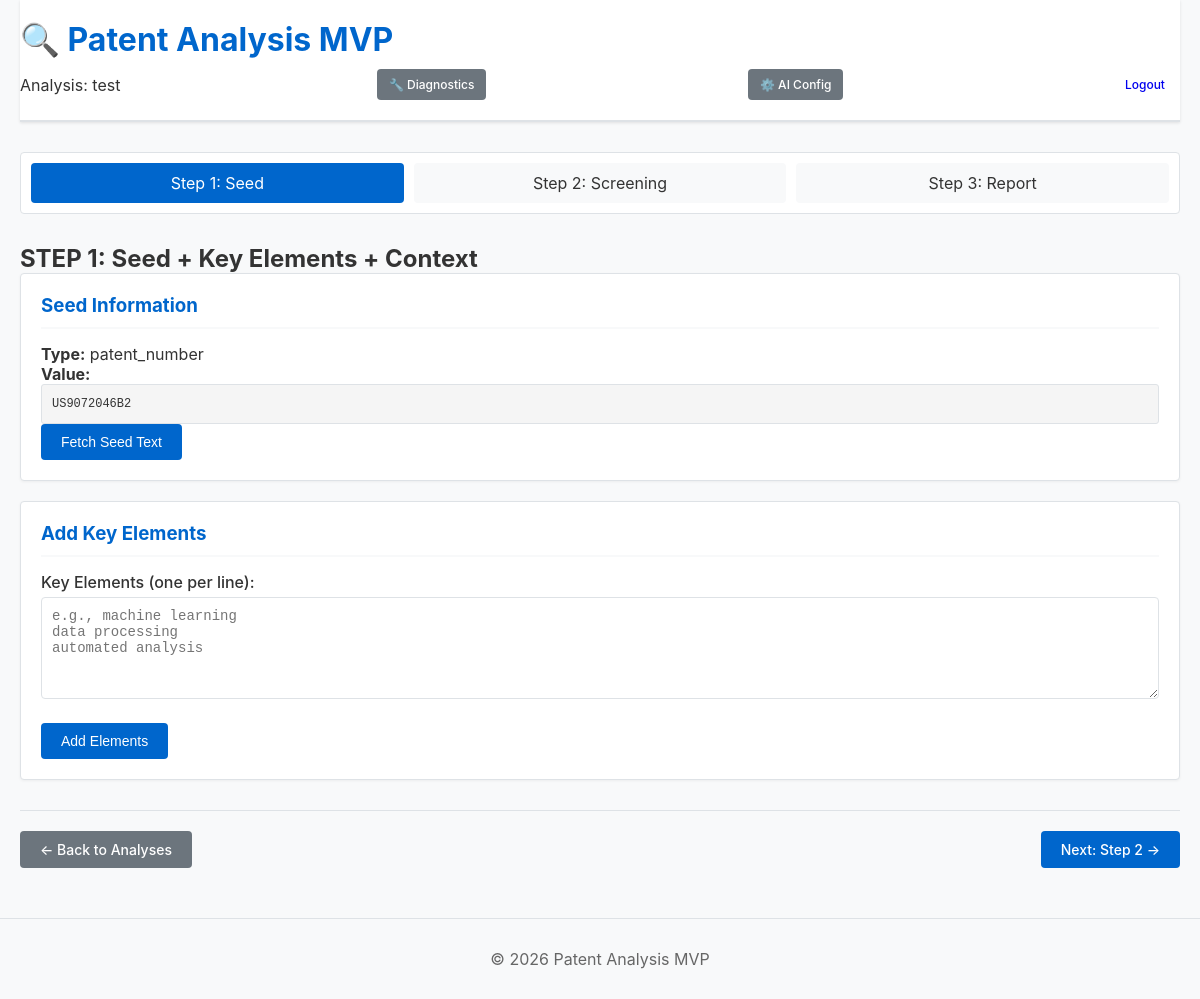
/step1.php?analysis_id=1 (signed in), run on an earlier commit of the app's database.
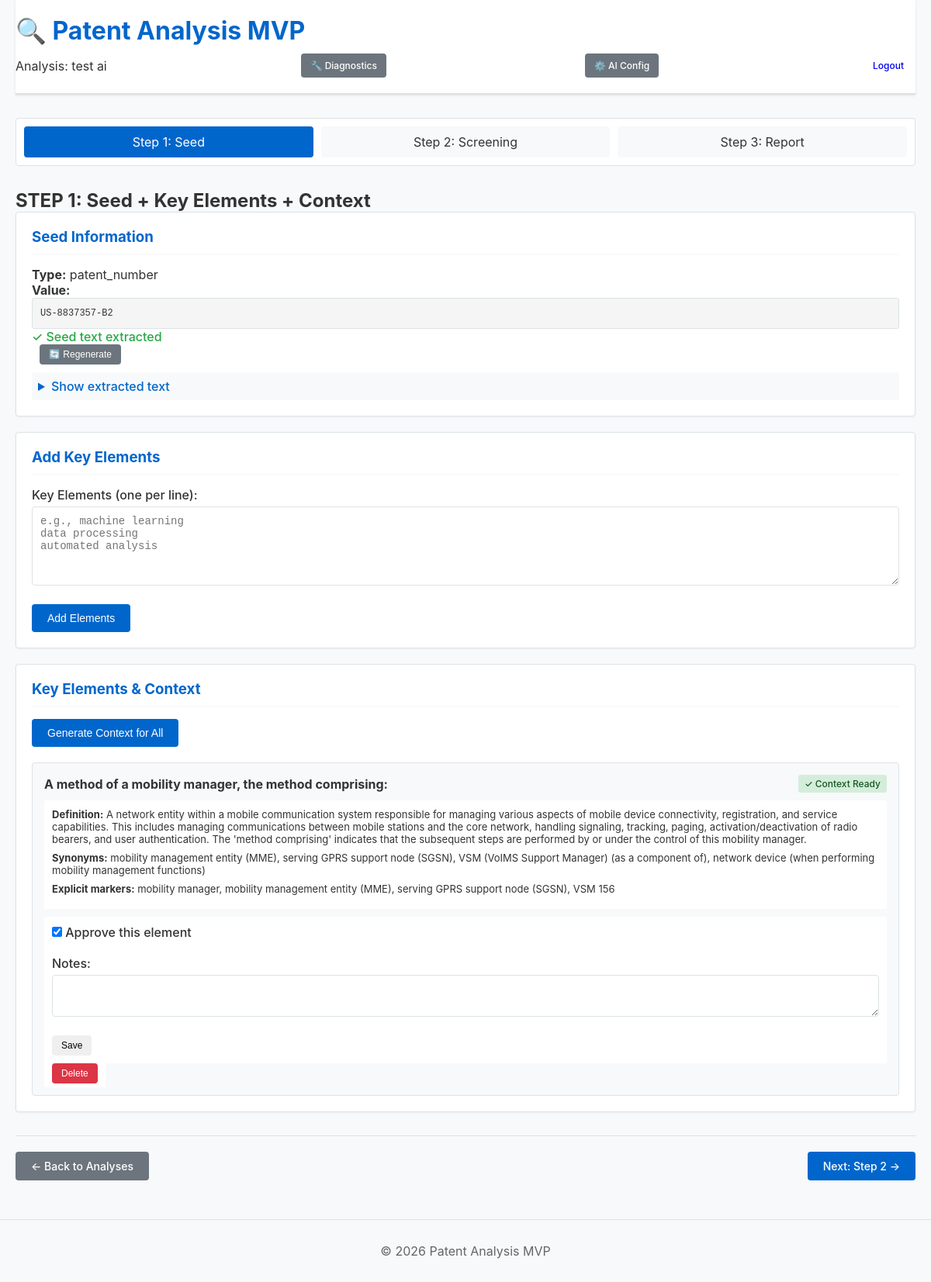
And on a later commit of the database.
### tables this page shows
CREATE TABLE analyses (
                id INTEGER PRIMARY KEY AUTOINCREMENT,
                name TEXT NOT NULL,
                seed_type TEXT NOT NULL,
                seed_value TEXT NOT NULL,
                seed_extracted_text TEXT,
                created_at TEXT DEFAULT CURRENT_TIMESTAMP,
                updated_at TEXT DEFAULT CURRENT_TIMESTAMP
            );

CREATE TABLE key_elements (
                id INTEGER PRIMARY KEY AUTOINCREMENT,
                analysis_id INTEGER NOT NULL,
                element_order INTEGER NOT NULL,
                element_text TEXT NOT NULL,
                approved INTEGER DEFAULT 0,
                context_json TEXT,
                context_error TEXT,
                user_notes TEXT,
                created_at TEXT DEFAULT CURRENT_TIMESTAMP,
                FOREIGN KEY(analysis_id) REFERENCES analyses(id) ON DELETE CASCADE
            );

### lib/Database.php (called while the page is built, shortened)
<?php
class Database {
    private static $instance = null;
    private $pdo;
    private function __construct() {
        try {
            $this->pdo = new PDO('sqlite:' . DB_PATH);
            $this->pdo->setAttribute(PDO::ATTR_ERRMODE, PDO::ERRMODE_EXCEPTION);
        } catch (PDOException $e) {
            Logger::error("Database connection failed: " . $e->getMessage());
            die("Database connection error. Please run: php scripts/init_db.php");
        }
    }
    public static function getInstance() {
        if (self::$instance === null) {
            self::$instance = new self();
        }
        return self::$instance;
    }
    public function getAnalysis($id) {
        $stmt = $this->pdo->prepare("SELECT * FROM analyses WHERE id = ?");
        $stmt->execute([$id]);
        return $stmt->fetch(PDO::FETCH_ASSOC);
    }
    public function getKeyElements($analysisId) {
        $stmt = $this->pdo->prepare("
            SELECT * FROM key_elements WHERE analysis_id = ? ORDER BY element_order
        ");
        $stmt->execute([$analysisId]);
        return $stmt->fetchAll(PDO::FETCH_ASSOC);
    }
}

### public/step1.php (the view, shortened to what the changed rows need)
<?php
require_once __DIR__ . '/../lib/Database.php';
$db = Database::getInstance();
$analysisId = $_GET['analysis_id'] ?? null;
$analysis = $db->getAnalysis($analysisId);
$keyElements = $db->getKeyElements($analysisId);
?>
<!DOCTYPE html>
<html lang="en">
<head>
    <link rel="stylesheet" href="assets/styles.css">
</head>
<body>
    <div class="container">
        <header>
            <h1>🔍 Patent Analysis MVP</h1>
            <div class="header-actions">
                <span>Analysis: <?php echo htmlspecialchars($analysis['name']); ?></span>
                <a href="diagnostics.php" class="btn" style="background:#6c757d; color:white; padding:8px 12px; font-size:12px; margin-right:5px;">🔧 Diagnostics</a>
                <a href="ai_config.php" class="btn" style="background:#6c757d; color:white; padding:8px 12px; font-size:12px; margin-right:10px;">⚙️ AI Config</a>
                <a href="logout.php" class="btn btn-logout">Logout</a>
            </div>
        </header>
        <main>
            <section class="step-section">
                <h2>STEP 1: Seed + Key Elements + Context</h2>
                <div class="card">
                    <h3>Seed Information</h3>
                    <p><strong>Type:</strong> <?php echo htmlspecialchars($analysis['seed_type']); ?></p>
                    <p><strong>Value:</strong></p>
                    <pre class="code-block"><?php echo htmlspecialchars(substr($analysis['seed_value'], 0, 300)); ?><?php if (strlen($analysis['seed_value']) > 300) echo '...'; ?></pre>
                    <?php if (!$analysis['seed_extracted_text']): ?>
                        <form method="POST" style="display:inline;">
                            <button type="submit" class="btn btn-primary">Fetch Seed Text</button>
                        </form>
                    <?php else: ?>
                        <p class="success-text">✓ Seed text extracted</p>
                        <form method="POST" style="display:inline; margin-left:10px;">
                            <button type="submit" class="btn btn-small" style="background:#6c757d; color:white;">🔄 Regenerate</button>
                        </form>
                        <details>
                            <summary>Show extracted text</summary>
                        </details>
                    <?php endif; ?>
                </div>
                <?php if (!empty($keyElements)): ?>
                    <div class="card">
                        <h3>Key Elements & Context</h3>
                        <?php if ($analysis['seed_extracted_text']): ?>
                            <form method="POST" style="margin-bottom: 20px;">
                                <button type="submit" class="btn btn-primary">Generate Context for All</button>
                            </form>
                        <?php else: ?>
                            <p class="info-text">Please fetch seed text first before generating context.</p>
                        <?php endif; ?>
                        <div class="elements-list">
                            <?php foreach ($keyElements as $elem): ?>
                                <div class="element-card">
                                    <div class="element-header">
                                        <h4><?php echo htmlspecialchars($elem['element_text']); ?></h4>
                                        <?php if ($elem['context_json']): ?>
                                            <span class="badge badge-success">✓ Context Ready</span>
                                        <?php elseif ($elem['context_error']): ?>
                                            <span class="badge" style="background:#dc3545; color:white;">⚠️ Error</span>
                                        <?php else: ?>
                                            <span class="badge badge-warning">⏳ Pending</span>
                                        <?php endif; ?>
                                    </div>
                                    <?php if ($elem['context_json']):
                                        $ctx = json_decode($elem['context_json'], true);
                                    ?>
                                        <div class="context-display">
                                            <p><strong>Definition:</strong> <?php echo htmlspecialchars($ctx['definition'] ?? ''); ?></p>
                                            <p><strong>Synonyms:</strong> <?php echo htmlspecialchars(implode(', ', $ctx['synonyms'] ?? [])); ?></p>
                                            <p><strong>Explicit markers:</strong> <?php echo htmlspecialchars(implode(', ', $ctx['explicit_markers'] ?? [])); ?></p>
                                        </div>
                                    <?php endif; ?>
                                    <form method="POST" class="element-form">
                                        <div class="form-group">
                                            <label>
                                                <input type="checkbox" name="approve_<?php echo $elem['id']; ?>"
                                                       <?php echo $elem['approved'] ? 'checked' : ''; ?>>
                                                Approve this element
                                            </label>
                                        </div>
                                        <div class="form-group">
                                            <label for="notes_<?php echo $elem['id']; ?>">Notes:</label>
                                            <textarea id="notes_<?php echo $elem['id']; ?>" name="notes_<?php echo $elem['id']; ?>" rows="2"></textarea>
                                        </div>
                                        <button type="submit" class="btn btn-small">Save</button>
                                    </form>
                                    <form method="POST" class="element-form" style="display:inline; margin-top:10px;">
                                        <button type="submit" class="btn btn-small btn-danger" onclick="return confirm('Delete this element?')">Delete</button>
                                    </form>
                                </div>
                            <?php endforeach; ?>
                        </div>
                    </div>
                <?php endif; ?>
            </section>
        </main>
    </div>
</body>
</html>

What changed in the data, as far as the page shows it:
changed analyses "patent_number": name "test" → "test ai"; seed_value "US9072046B2" → "US-8837357-B2"
added key_elements: element_text "A method of a mobility manager, the method comprising:", shows "✓ Context Ready", context_json "A network entity within a mobile communication system responsible for managing various aspects of mobile device connectivity, registration, and service capabilities. This includes managing communications between mobile stations and the core network, handling signaling, tracking, paging, activation/deactivation of radio bearers, and user authentication. The 'method comprising' indicates that the subsequent steps are performed by or under the control of this mobility manager.", context_json "mobility management entity (MME), serving GPRS support node (SGSN), VSM (VoIMS Support Manager) (as a component of), network device (when performing mobility management functions)", context_json "mobility manager, mobility management entity (MME), serving GPRS support node (SGSN), VSM 156", approved "☑"
Also different on the page:
text no longer shown: "Fetch Seed Text"
text now shown: "✓ Seed text extracted 🔄 Regenerate Show extracted text Key Elements & Context Generate Context for All"
